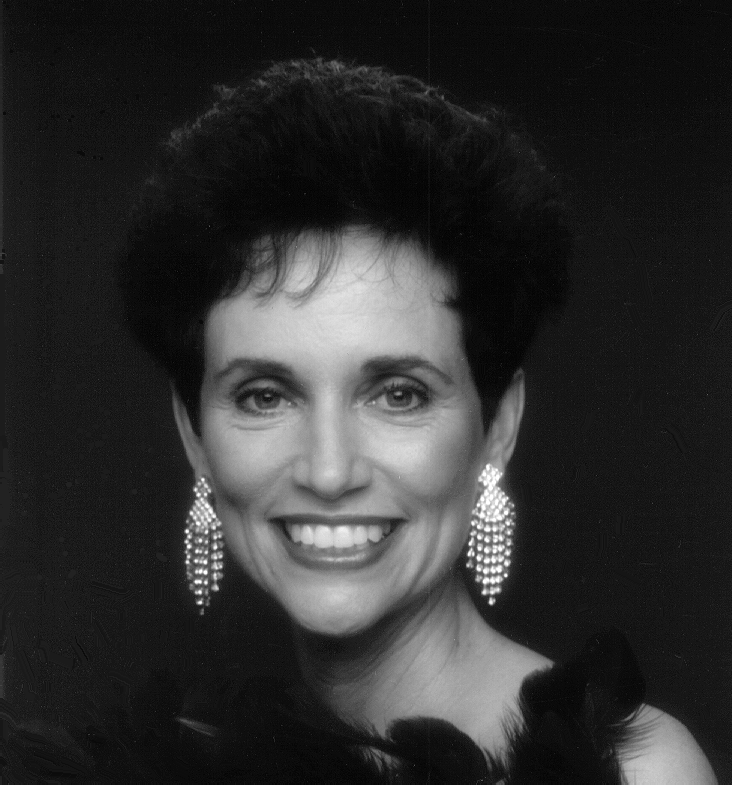
#> input picture Assignment 02-20241116/woman.png, 732 x 785 px
$ jupyter execute task_2.ipynb
#> lines starting #> are read from the running program, lines starting #| are printed output that depends on the picture; after the words box and inside, x2 and y2 are one past the last pixel; in counts of white or black regions, pixels touching at a corner belong together
[cell 1]
from skimage import io, util, filters
import matplotlib.pyplot as plt
import numpy as np

[cell 2]
image_path = 'woman.png'
image = io.imread(image_path)
#> image is the input picture: shape (785, 732); min 0, max 255, mean 46.4

plt.imshow(image, cmap='gray')
plt.title('Original Image')
plt.axis('off')

[cell 3]
noisy_image = util.random_noise(image, mode='gaussian', var=0.01) # Gaussian noise with variance 0.01
smoothed_image = filters.gaussian(noisy_image, sigma=1) # Gaussian smoothing with sigma 1


fig, axes = plt.subplots(1, 2, figsize=(15, 5))
axes[0].imshow(noisy_image, cmap='gray')
axes[0].set_title('Noisy Image')
axes[0].axis('off')

axes[1].imshow(smoothed_image, cmap='gray')
axes[1].set_title('Smoothed Image')
axes[1].axis('off')
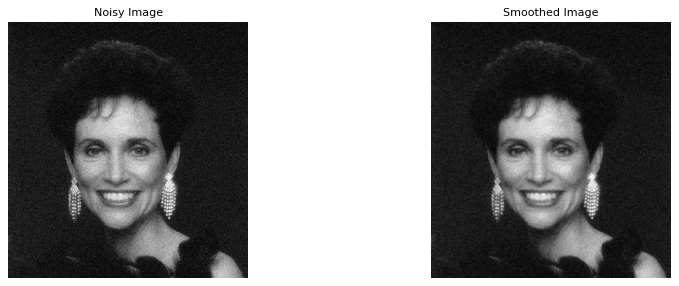
#> figure drawn by matplotlib, 2 panels

[cell 4]
# Apply sobel edge detection
sobel_noisy = filters.sobel(noisy_image)
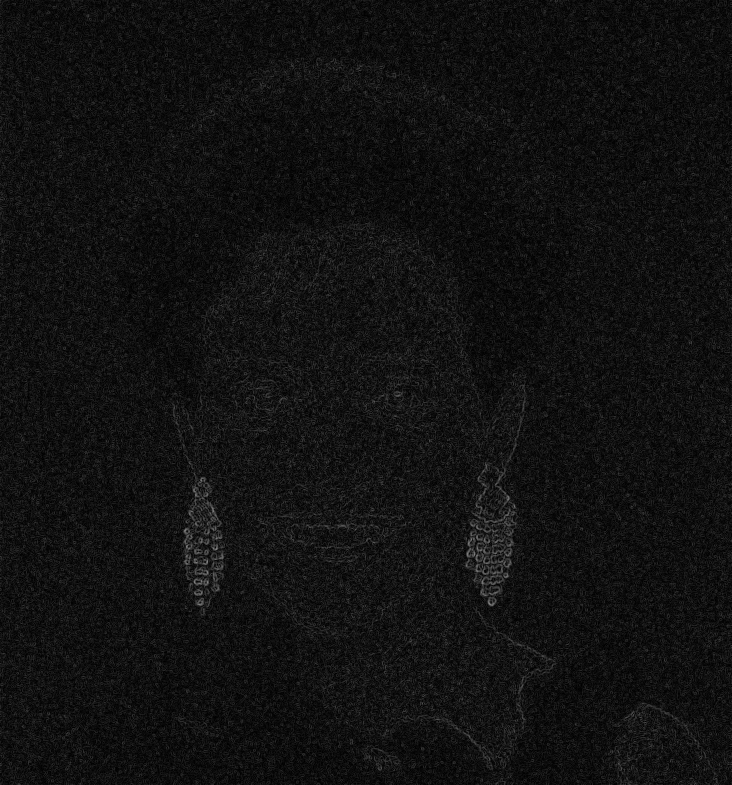
#> sobel_noisy: shape (785, 732) float64; min 0, max 0.521, mean 0.069
sobel_smoothed = filters.sobel(smoothed_image)

fig, axes = plt.subplots(1, 2, figsize=(15, 5))

axes[0].imshow(sobel_noisy, cmap='gray')
axes[0].set_title('Sobel Edge Detection on Noisy Image')
axes[0].axis('off')

axes[1].imshow(sobel_smoothed, cmap='gray')
axes[1].set_title('Sobel Edge Detection on Smoothed Image')
axes[1].axis('off')
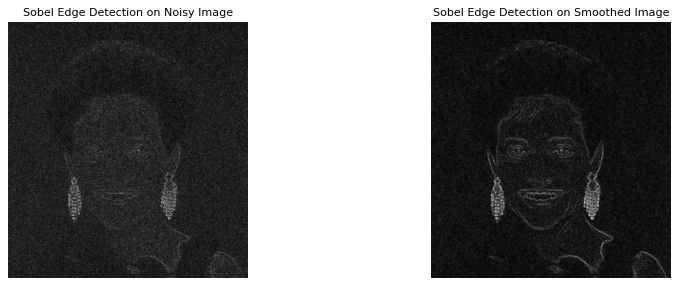
#> figure drawn by matplotlib, 2 panels

[cell 5]
fig, axes = plt.subplots(1, 2, figsize=(10, 5))
axes[0].hist(noisy_image.ravel(), bins=50)
axes[0].set_title('Histogram of Sobel Noisy Image')

axes[1].hist(smoothed_image.ravel(), bins=50)
axes[1].set_title('Histogram of Sobel Smoothed Image')
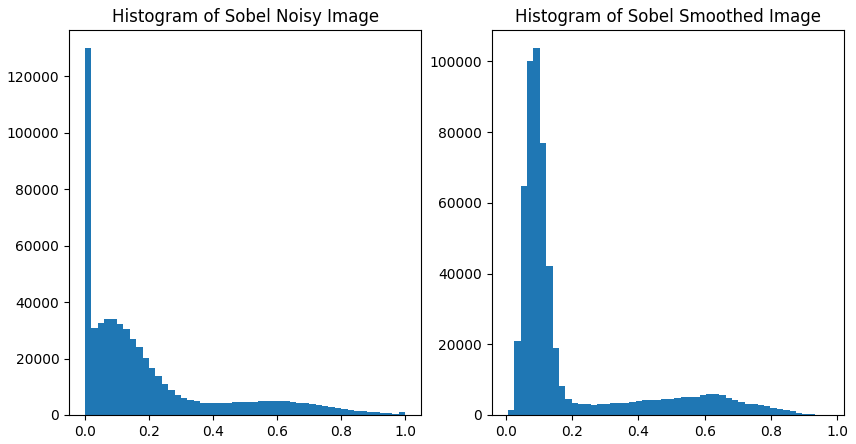
#> figure drawn by matplotlib, 2 panels; panel 1: tallest bar 129842 high, from x = 1.73e-18 to 0.02; panel 2: tallest bar 103679 high, from x = 0.0829 to 0.102

[cell 6]
# Threshold values (These might need adjustment)
tn = 0.1  # Example threshold for noisy image
ts = 0.05  # Example threshold for smoothed image

[cell 7]
# Create binary masks
binary_mask_noisy = sobel_noisy > tn
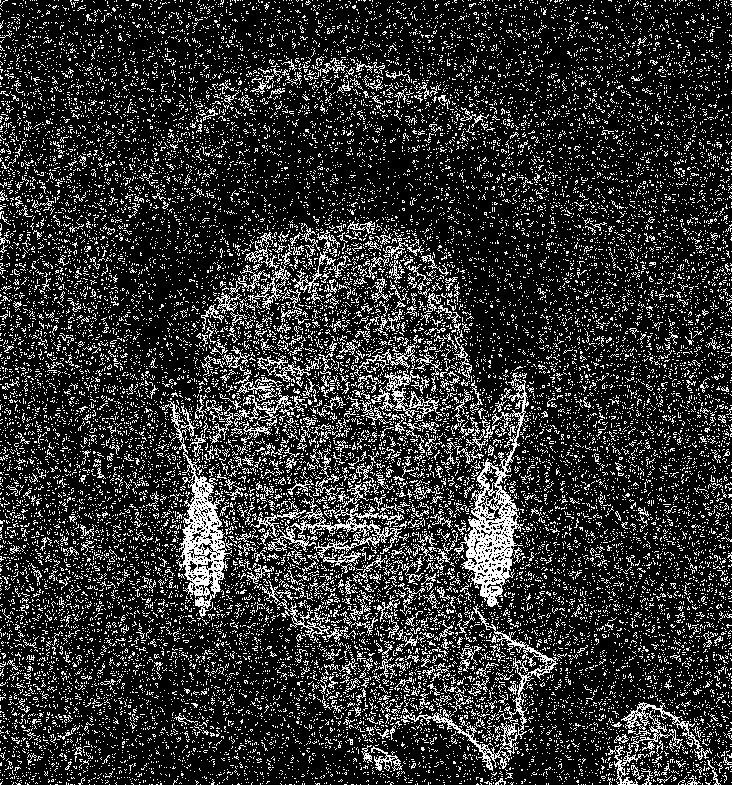
#> binary_mask_noisy: shape (785, 732) bool; 19% white in thin lines or dots
binary_mask_smoothed = sobel_smoothed > ts
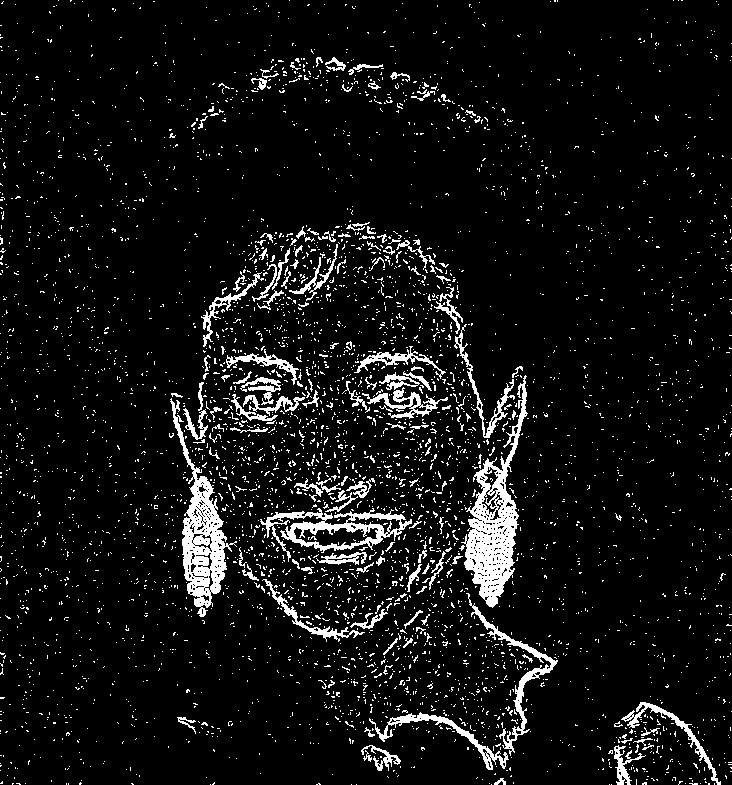
#> binary_mask_smoothed: shape (785, 732) bool; 7.1% white; 4586 white regions (4435 under 20 px), largest, box (x1, y1, x2, y2) and area: (461, 375, 528, 608) 4968, (170, 398, 237, 617) 4000, (260, 508, 412, 562) 2346

[cell 8]
# Visualize binary masks
fig, ax = plt.subplots(1, 2, figsize=(10, 5))
ax[0].imshow(binary_mask_noisy, cmap='gray')
ax[0].set_title('Binary Mask - Noisy')
ax[0].axis('off')

ax[1].imshow(binary_mask_smoothed, cmap='gray')
ax[1].set_title('Binary Mask - Smoothed')
ax[1].axis('off')

$ run again, with Assignment 02-20241116/visual_attention.png copied over Assignment 02-20241116/woman.png
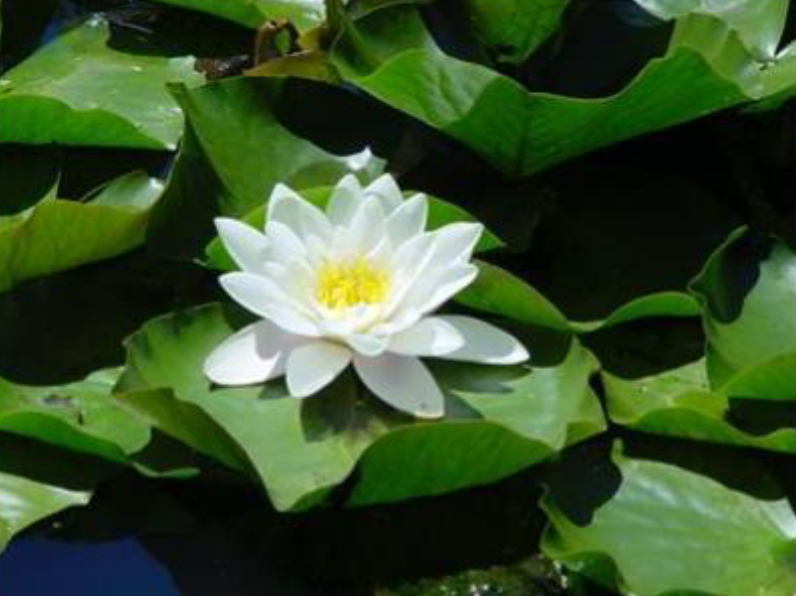
#> input picture Assignment 02-20241116/visual_attention.png, 796 x 596 px
#> image is the input picture: shape (596, 796, 4); mean R, G, B, A 56.6, 81.2, 42.5, 255
#> `binary_mask_noisy = sobel_noisy > tn`:
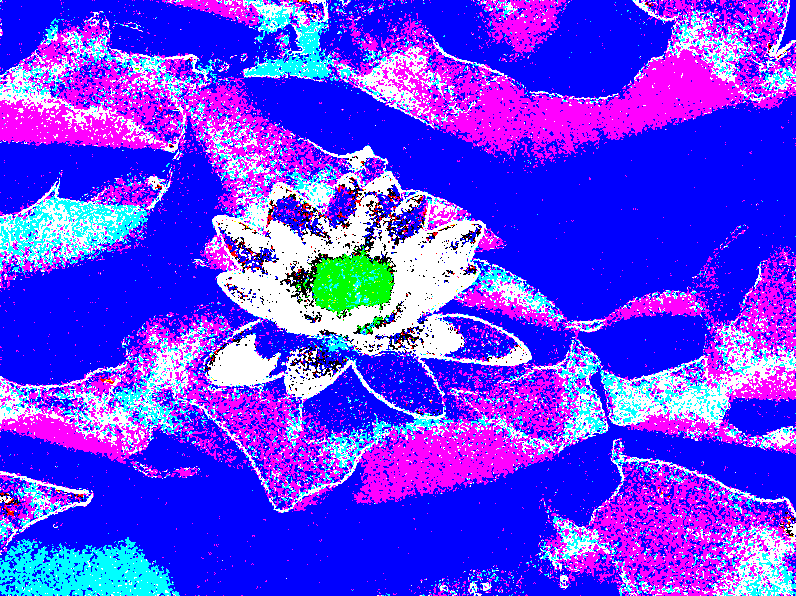
#> binary_mask_noisy: shape (596, 796, 4) bool; mean R, G, B, A 0.328, 0.182, 0.937, 0.953; transparent parts drawn white
#> `binary_mask_smoothed = sobel_smoothed > ts`:
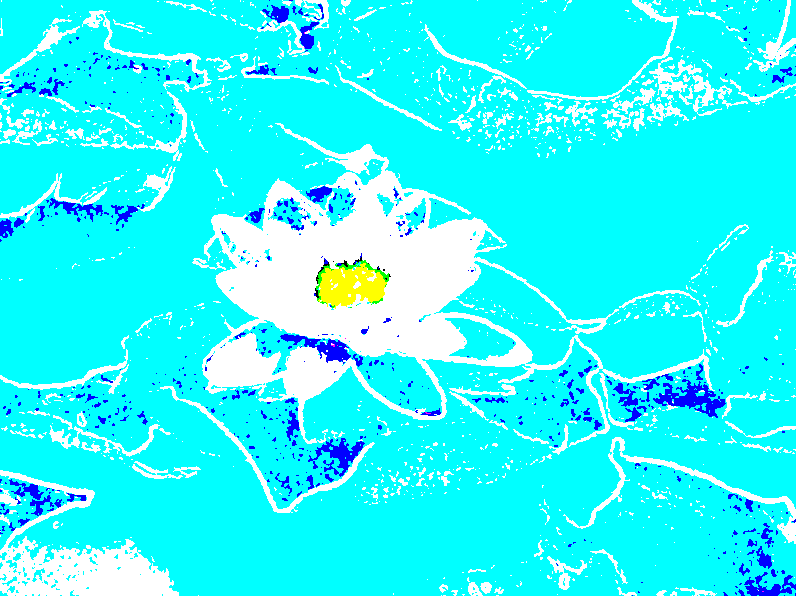
#> binary_mask_smoothed: shape (596, 796, 4) bool; mean R, G, B, A 0.113, 0.923, 0.953, 0.936; transparent parts drawn white
